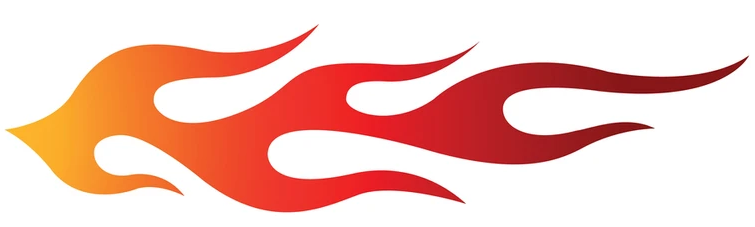
#> input picture decal/red_decal_flame.jpg, 755 x 227 px, found by its file name
$ python color_fade_detection.py
#> lines starting #> are read from the running program, lines starting #| are printed output that depends on the picture
import cv2
import numpy as np

# Load the original and current images
original_image = cv2.imread(r'C:\Users\M_Thiruveedula\Downloads\Code Tester\decal\red_decal_flame.jpg')
#> original_image is the input picture: shape (227, 755, 3); mean B, G, R 192, 201.1, 244.2
#current_image = cv2.imread(r'C:\Users\M_Thiruveedula\Downloads\Code Tester\decal\image_red_faded2.jpg')
current_image = cv2.imread(r'C:\Users\M_Thiruveedula\Downloads\Code Tester\decal\image_red_faded1.jpeg')
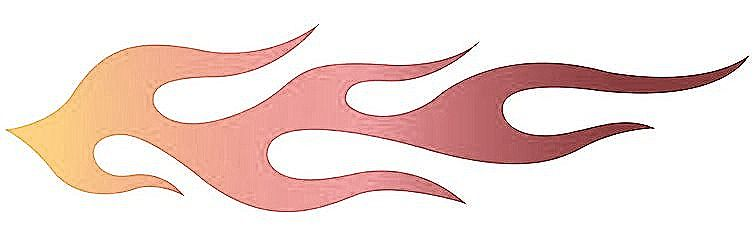
#> input picture decal/image_red_faded1.jpeg, 755 x 227 px, found by its file name
#> current_image is the input picture: shape (227, 755, 3); mean B, G, R 216.2, 221.2, 241.6
# [11 lines of commented-out code are left out]
threshold = 30

# Calculate the absolute difference between the images
difference = cv2.absdiff(original_image, current_image)
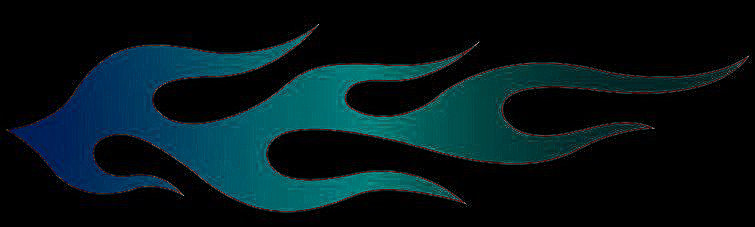
#> difference: shape (227, 755, 3); mean B, G, R 26.3, 22.1, 4.2
"""
# Split the difference image into separate color channels
b, g, r = cv2.split(difference)

# Check if any pixel in any channel has a value greater than the threshold
if cv2.countNonZero(b > threshold) or cv2.countNonZero(g > threshold) or cv2.countNonZero(r > threshold):
    print("Significant color difference detected!")
else:
    print("No significant color difference detected.")

cv2.imshow('Original', original_image)
cv2.waitKey(0)
cv2.imshow('Faded', current_image)
cv2.waitKey(0)
"""
# Split the difference image into separate color channels
b, g, r = cv2.split(difference)
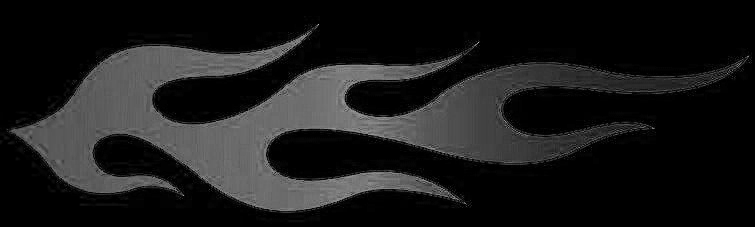
#> b: shape (227, 755); min 0, max 193, mean 26.3
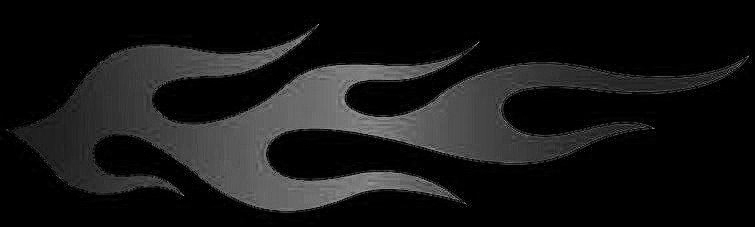
#> g: shape (227, 755); min 0, max 193, mean 22.1
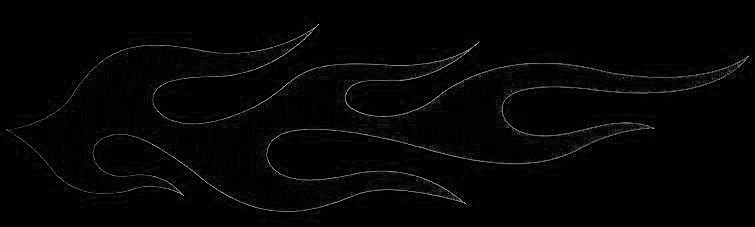
#> r: shape (227, 755); min 0, max 224, mean 4.2

# Check if any pixel in any channel has a value greater than the threshold
if cv2.countNonZero(np.array(b > threshold, dtype=np.uint8)) or cv2.countNonZero(np.array(g > threshold, dtype=np.uint8)) or cv2.countNonZero(np.array(r > threshold, dtype=np.uint8)):
    print("Significant color difference detected!")
else:
    print("No significant color difference detected.")
